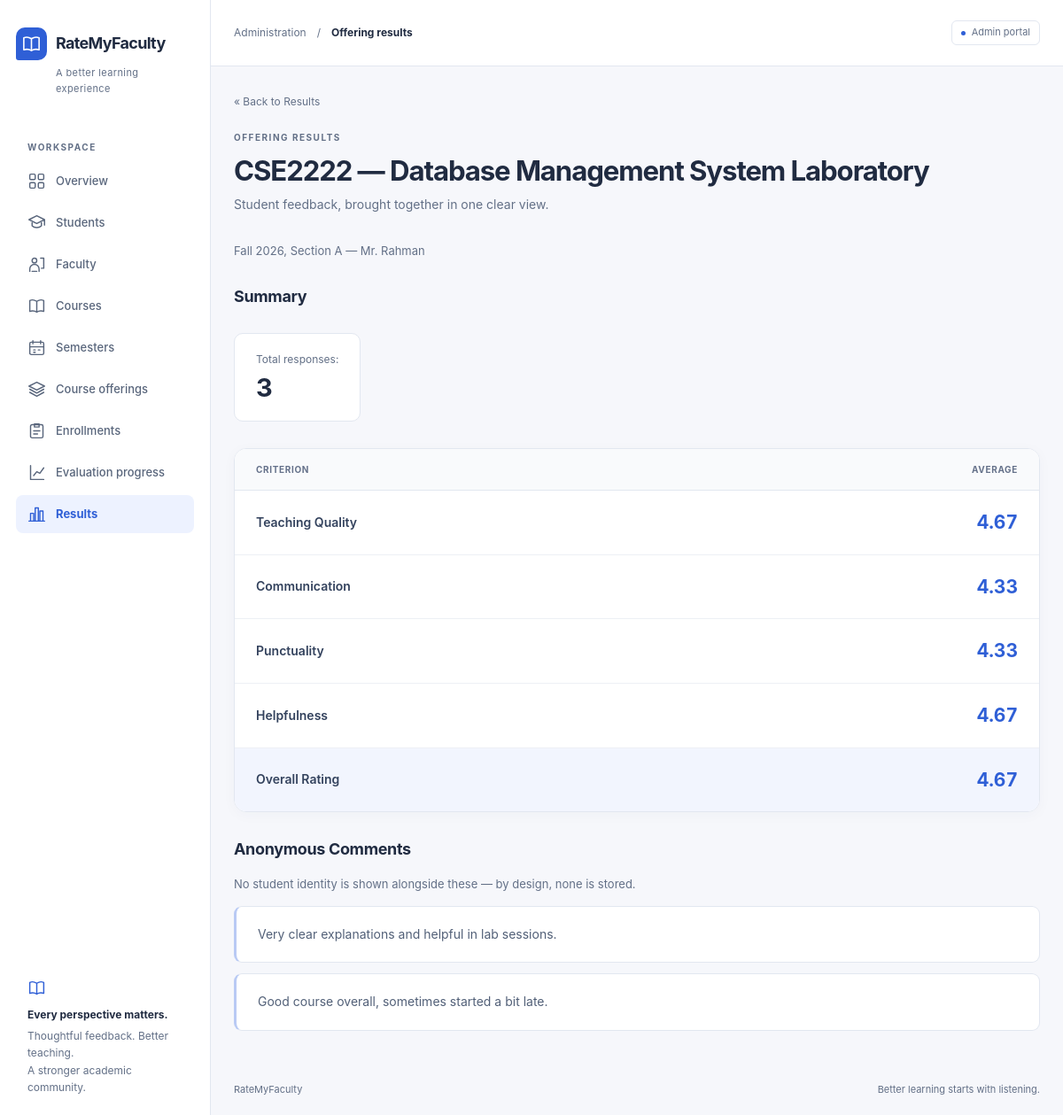
/admin/result_detail.php?offering_id=1 (signed in), run on the app's committed database.
### tables this page shows
CREATE TABLE
    course_offerings (
        offering_id INT UNSIGNED AUTO_INCREMENT PRIMARY KEY,
        course_id INT UNSIGNED NOT NULL,
        semester_id INT UNSIGNED NOT NULL,
        faculty_id INT UNSIGNED NOT NULL,
        section VARCHAR(20) NOT NULL,
        is_active TINYINT (1) NOT NULL DEFAULT 1,
        CONSTRAINT uq_offerings_course_semester_section UNIQUE (course_id, semester_id, section),
        CONSTRAINT fk_offerings_course FOREIGN KEY (course_id) REFERENCES courses (course_id) ON DELETE RESTRICT ON UPDATE CASCADE,
        CONSTRAINT fk_offerings_semester FOREIGN KEY (semester_id) REFERENCES semesters (semester_id) ON DELETE RESTRICT ON UPDATE CASCADE,
        CONSTRAINT fk_offerings_faculty FOREIGN KEY (faculty_id) REFERENCES faculty (faculty_id) ON DELETE RESTRICT ON UPDATE CASCADE
    );

CREATE TABLE
    courses (
        course_id INT UNSIGNED AUTO_INCREMENT PRIMARY KEY,
        course_code VARCHAR(30) NOT NULL,
        course_title VARCHAR(150) NOT NULL,
        credit_hours DECIMAL(3, 1) NULL,
        is_active TINYINT (1) NOT NULL DEFAULT 1,
        CONSTRAINT uq_courses_code UNIQUE (course_code)
    );

CREATE TABLE
    semesters (
        semester_id INT UNSIGNED AUTO_INCREMENT PRIMARY KEY,
        semester_name VARCHAR(30) NOT NULL,
        year SMALLINT UNSIGNED NOT NULL,
        evaluation_open_at DATETIME NOT NULL,
        evaluation_close_at DATETIME NOT NULL,
        is_locked TINYINT (1) NOT NULL DEFAULT 0,
        created_at DATETIME NOT NULL DEFAULT CURRENT_TIMESTAMP,
        CONSTRAINT uq_semesters_name_year UNIQUE (semester_name, year),
        CONSTRAINT chk_semesters_window CHECK (evaluation_open_at < evaluation_close_at)
    );

CREATE TABLE
    faculty (
        faculty_id INT UNSIGNED AUTO_INCREMENT PRIMARY KEY,
        user_id INT UNSIGNED NOT NULL,
        faculty_code VARCHAR(40) NULL,
        full_name VARCHAR(120) NOT NULL,
        designation VARCHAR(80) NULL,
        CONSTRAINT uq_faculty_user_id UNIQUE (user_id),
        CONSTRAINT uq_faculty_code UNIQUE (faculty_code),
        CONSTRAINT fk_faculty_user FOREIGN KEY (user_id) REFERENCES users (user_id) ON DELETE RESTRICT ON UPDATE CASCADE
    );

### includes/validation.php (called while the page is built, shortened)
<?php
function e($value): string
{
    return htmlspecialchars((string) $value, ENT_QUOTES, 'UTF-8');
}

### includes/evaluation_window.php (called while the page is built, shortened)
<?php
function get_window_status(string $openAt, string $closeAt, ?string $now = null): string
{
    $nowDt = $now !== null ? new DateTimeImmutable($now) : new DateTimeImmutable();
    $openDt = new DateTimeImmutable($openAt);
    $closeDt = new DateTimeImmutable($closeAt);
    if ($nowDt > $closeDt) {
        return WINDOW_CLOSED;
    }
    return WINDOW_OPEN;
}

### includes/release_rule.php (called while the page is built, shortened)
<?php
function is_result_released(string $windowStatus, int $responseCount): bool
{
    return $windowStatus === WINDOW_CLOSED && $responseCount >= RELEASE_THRESHOLD;
}

### admin/result_detail.php (the view, shortened to what this page needs)
<?php
require_once __DIR__ . '/../config/database.php';
require_once __DIR__ . '/../includes/validation.php';
require_once __DIR__ . '/../includes/evaluation_window.php';
require_once __DIR__ . '/../includes/release_rule.php';
$offeringId = validate_positive_int($_GET['offering_id'] ?? null);
$stmt = $pdo->prepare(
    'SELECT co.offering_id, co.section, c.course_code, c.course_title,
            sem.semester_name, sem.year, sem.evaluation_open_at, sem.evaluation_close_at,
            f.full_name AS faculty_name,
            (SELECT COUNT(*) FROM evaluations e WHERE e.offering_id = co.offering_id) AS response_count
     FROM course_offerings co
     JOIN courses c ON c.course_id = co.course_id
     JOIN semesters sem ON sem.semester_id = co.semester_id
     JOIN faculty f ON f.faculty_id = co.faculty_id
     WHERE co.offering_id = :offering_id'
);
$stmt->execute([':offering_id' => $offeringId]);
$offering = $stmt->fetch();
$windowStatus = get_window_status($offering['evaluation_open_at'], $offering['evaluation_close_at']);
$responseCount = (int) $offering['response_count'];
$released = is_result_released($windowStatus, $responseCount);
$averages = null;
$comments = [];
if ($released) {
    $avgStmt = $pdo->prepare(
        'SELECT AVG(teaching_quality) AS avg_teaching, AVG(communication) AS avg_communication,
                AVG(punctuality) AS avg_punctuality, AVG(helpfulness) AS avg_helpfulness,
                AVG(overall_rating) AS avg_overall
         FROM evaluations WHERE offering_id = :offering_id'
    );
    $avgStmt->execute([':offering_id' => $offeringId]);
    $averages = $avgStmt->fetch();
    $commentStmt = $pdo->prepare(
        "SELECT comment FROM evaluations
         WHERE offering_id = :offering_id AND comment IS NOT NULL AND comment <> ''
         ORDER BY evaluation_id"
    );
    $commentStmt->execute([':offering_id' => $offeringId]);
    $comments = $commentStmt->fetchAll(PDO::FETCH_COLUMN);
}
?>
<!DOCTYPE html>
<html lang="en">
<head>
    <link rel="stylesheet" href="<?php echo e(BASE_URL); ?>/assets/css/style.css">
</head>
<body class="result-page">
    <aside class="sidebar" aria-label="Administration">
        <div class="brand"><span class="brand-mark"><svg class="icon" aria-hidden="true" focusable="false"><use href="../assets/icons.svg#book"></use></svg></span><span>RateMyFaculty</span></div>
        <span class="brand-subtitle">A better learning experience</span>
        <div class="nav-label">Workspace</div>
        <nav aria-label="Main navigation"><a class="nav-link" href="dashboard.php"><svg class="icon" aria-hidden="true" focusable="false"><use href="../assets/icons.svg#grid"></use></svg><span>Overview</span></a>
            <a class="nav-link" href="students.php"><svg class="icon" aria-hidden="true" focusable="false"><use href="../assets/icons.svg#students"></use></svg><span>Students</span></a>
            <a class="nav-link" href="faculty.php"><svg class="icon" aria-hidden="true" focusable="false"><use href="../assets/icons.svg#faculty"></use></svg><span>Faculty</span></a>
            <a class="nav-link" href="courses.php"><svg class="icon" aria-hidden="true" focusable="false"><use href="../assets/icons.svg#book"></use></svg><span>Courses</span></a>
            <a class="nav-link" href="semesters.php"><svg class="icon" aria-hidden="true" focusable="false"><use href="../assets/icons.svg#calendar"></use></svg><span>Semesters</span></a>
            <a class="nav-link" href="offerings.php"><svg class="icon" aria-hidden="true" focusable="false"><use href="../assets/icons.svg#layers"></use></svg><span>Course offerings</span></a>
            <a class="nav-link" href="enrollments.php"><svg class="icon" aria-hidden="true" focusable="false"><use href="../assets/icons.svg#enroll"></use></svg><span>Enrollments</span></a>
            <a class="nav-link" href="progress.php"><svg class="icon" aria-hidden="true" focusable="false"><use href="../assets/icons.svg#progress"></use></svg><span>Evaluation progress</span></a>
            <a class="nav-link" href="results.php" aria-current="page"><svg class="icon" aria-hidden="true" focusable="false"><use href="../assets/icons.svg#chart"></use></svg><span>Results</span></a></nav>
        <div class="sidebar-note"><svg class="icon" aria-hidden="true" focusable="false"><use href="../assets/icons.svg#book"></use></svg><strong>Every perspective matters.</strong>Thoughtful feedback. Better teaching.<br>A stronger academic community.</div>
    </aside>
    <div class="workspace">
        <header class="topbar"><div class="topbar-path">Administration<span aria-hidden="true">/</span><strong>Offering results</strong></div><span class="workspace-tag">Admin portal</span></header>
        <main class="main-content" id="main-content" tabindex="-1">
    <p class="back-link"><a href="results.php">&laquo; Back to Results</a></p>
    <p class="eyebrow">Offering results</p>
    <h1><?php echo e($offering['course_code'] . ' — ' . $offering['course_title']); ?></h1>
    <p class="page-description">Student feedback, brought together in one clear view.</p>
    <p class="context-line"><?php echo e($offering['semester_name'] . ' ' . $offering['year'] . ', Section ' . $offering['section'] . ' — ' . $offering['faculty_name']); ?></p>
    <?php if (!$released): ?>
        <p>
            <?php if ($windowStatus !== WINDOW_CLOSED): ?>
                Results are not available while the evaluation window is still open.
            <?php else: ?>
                Results are not available — fewer than <?php echo RELEASE_THRESHOLD; ?> responses were submitted.
            <?php endif; ?>
        </p>
    <?php else: ?>
        <h2>Summary</h2>
        <p class="metric-line">Total responses: <strong><?php echo $responseCount; ?></strong></p>
    <div class="table-region" role="region" aria-label="Offering results table" tabindex="0"><table class="summary-table">
            <tr>
                <th scope="col">Criterion</th>
                <th scope="col">Average</th>
            </tr>
            <tr>
                <td>Teaching Quality</td>
                <td><?php echo e(number_format((float) $averages['avg_teaching'], 2)); ?></td>
            </tr>
            <tr>
                <td>Communication</td>
                <td><?php echo e(number_format((float) $averages['avg_communication'], 2)); ?></td>
            </tr>
            <tr>
                <td>Punctuality</td>
                <td><?php echo e(number_format((float) $averages['avg_punctuality'], 2)); ?></td>
            </tr>
            <tr>
                <td>Helpfulness</td>
                <td><?php echo e(number_format((float) $averages['avg_helpfulness'], 2)); ?></td>
            </tr>
            <tr>
                <td>Overall Rating</td>
                <td><?php echo e(number_format((float) $averages['avg_overall'], 2)); ?></td>
            </tr>
        </table></div>
        <h2>Anonymous Comments</h2>
        <p class="context-line"><em>No student identity is shown alongside these — by design, none is stored.</em></p>
        <?php if (empty($comments)): ?>
            <p class="empty-state">No written comments were submitted.</p>
        <?php else: ?>
            <ul class="comment-list">
                <?php foreach ($comments as $c): ?>
                    <li><?php echo e($c); ?></li>
                <?php endforeach; ?>
            </ul>
        <?php endif; ?>
    <?php endif; ?>
        </main>
        <footer class="page-footer"><span>RateMyFaculty</span><span>Better learning starts with listening.</span></footer>
    </div>
</body>
</html>

### data on the page
course_offerings: course.course_title "CSE2222 — Database Management System Laboratory", semester+section "Fall 2026, Section A — Mr. Rahman"

### other printed values
$responseCount "3"
$averages['avg_teaching'] "4.67"
$averages['avg_communication'] "4.33"
$averages['avg_punctuality'] "4.33"
$averages['avg_helpfulness'] "4.67"
$averages['avg_overall'] "4.67"
$c "Very clear explanations and helpful in lab sessions."
$c "Good course overall, sometimes started a bit late."
